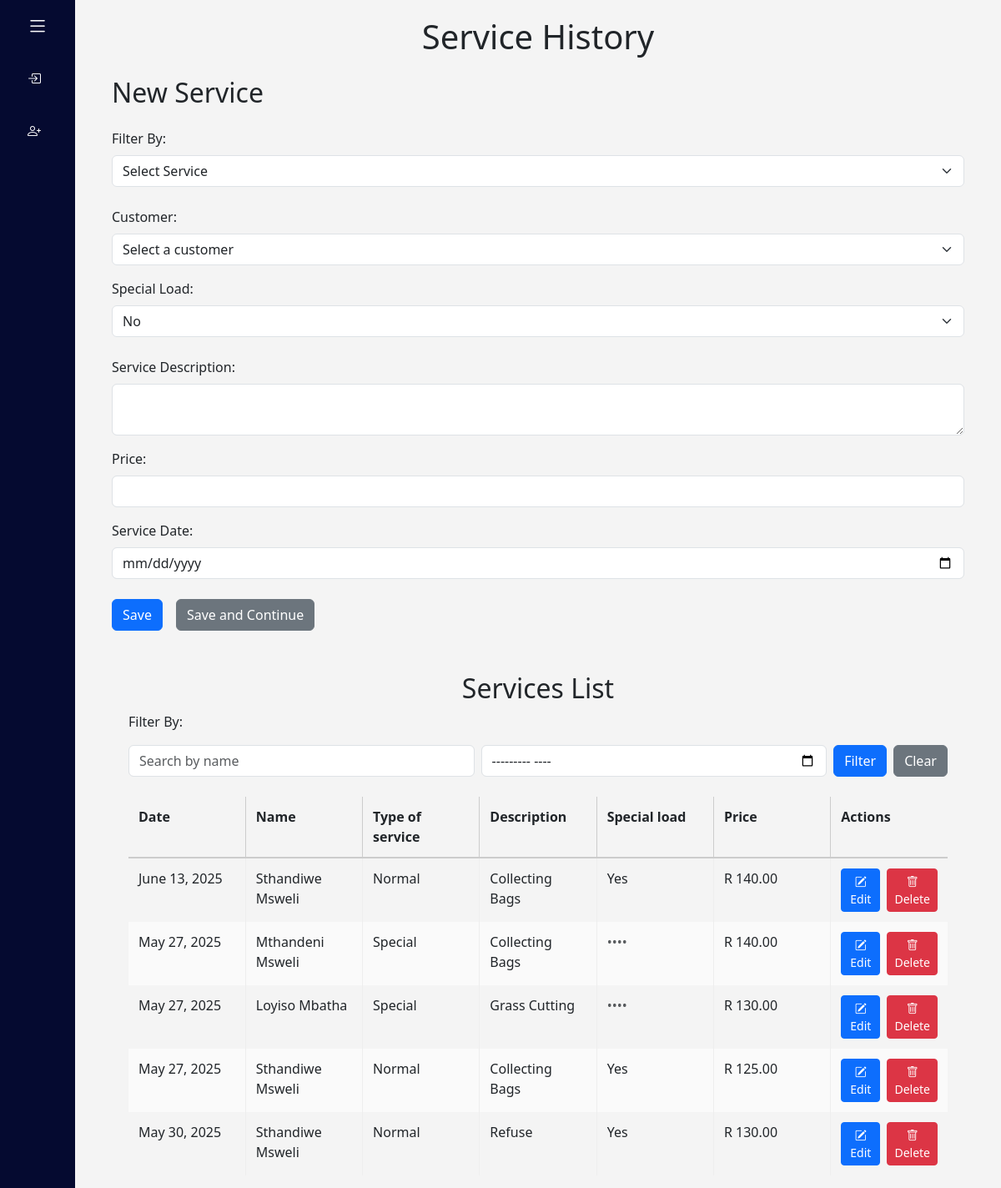
Page /service_list_fiilter on the committed database.
### bookkeeping/models.py (models this page shows, shortened)
class ServiceRecord(models.Model):
    SERVICE_TYPE_CHOICES = [
        ('normal', 'Normal Service'),
        ('special', 'Special Once-Off Service'),
    ]
    service_type = models.CharField(max_length=10, choices=SERVICE_TYPE_CHOICES, default='normal')
    customer = models.ForeignKey(Customer, on_delete=models.SET_NULL, null=True, blank=True)
    customer_name_backup = models.CharField(max_length=255, blank=True)  # 🆕 This stores the name
    special_load = models.CharField(max_length=255, blank=True)  # Optional
    client_name = models.CharField(max_length=255, blank=True)
    client_phone = models.CharField(max_length=20, blank=True)
    service_description = models.TextField()
    price = models.DecimalField(max_digits=10, decimal_places=2)
    service_date = models.DateField(auto_now_add=True)
    invoice = models.ForeignKey(Invoice, null=True, blank=True, on_delete=models.SET_NULL, related_name="services")

### bookkeeping/views.py (the view, shortened to what this page needs)
# urls.py: path("service_list_fiilter",views.service_list_filter, name="service_list_filter"),
def service_list_filter(request):
    services = ServiceRecord.objects.all()
    name_query = request.GET.get("name", "").strip()
    month_query = request.GET.get("month", "").strip()
    if name_query:
        services = services.filter(
            Q(customer_name_backup__icontains=name_query) |
            Q(client_name__icontains=name_query)
        )
    return render(request, "bookkeeping/service_history.html", {
        "services": services,
    })

### bookkeeping/templates/bookkeeping/service_history.html (shortened to what this page needs)
{% extends "bookkeeping/layout.html" %}
{% block body %}
<div class="container service_history">
  <h1 class="mb-4">Service History</h1>
  <h2 class="mb-4">New Service</h2>
  <form id="serviceForm" action="" method="post">
    <div class="mb-4">
      <label for="serviceTypeSelect" class="form-label">Filter By:</label>
      <select id="serviceTypeSelect" name="service_type" class="form-select">
        <option value="" {% if not post %}selected{% endif %} disabled>Select Service</option>
      </select>
    </div>
    <div id="normalFields" class="form-section mb-4">
      <div class="mb-3">
        <label for="customer" class="form-label">Customer:</label>
        <select name="customer" id="customer" class="form-select">
          <option value="" selected disabled>Select a customer</option>
        </select>
      </div>
      <div class="mb-3">
        <label for="special_load" class="form-label">Special Load:</label>
        <select id="special_load" name="special_load" class="form-select">
          <option value="No" {% if post and post.special_load == "No" %}selected{% endif %}>No</option>
        </select>
      </div>
    </div>
    <div class="mb-3">
      <label for="description" class="form-label">Service Description:</label>
      <textarea name="description" autocomplete="off" id="description" class="form-control">{{ post.service_description }}</textarea>
    </div>
    <div class="mb-3">
      <label for="price" class="form-label">Price:</label>
      <input type="number" id="price" name="price" autocomplete="off" class="form-control" value="{{ post.price|default:'' }}">
    </div>
    <div class="mb-4">
      <label for="serviceDateInput" class="form-label">Service Date:</label>
      <input type="date" name="service_date" autocomplete="off" id="serviceDateInput" class="form-control" value="{{ post.service_date|default:'' }}">
    </div>
    <div class="d-flex gap-3">
      <button type="submit" name="action" value="{% if post %}update{% else %}save{% endif %}" class="btn btn-primary">
        {% if post %}Update{% else %}Save{% endif %}
      </button>
      {% if not post %}
      <button type="submit" name="action" value="save_continue" class="btn btn-secondary">
        Save and Continue
      </button>
      {% endif %}
    </div>
  </form>
<div class="service_list">
  <h2>Services List</h2>
  {% if services %}
      <p>Filter By:</p>
  <form method="get" action="{% url 'service_list_filter' %}#results" class="mb-4 d-flex gap-2">
  <input type="text" name="name" placeholder="Search by name" class="form-control" value="{{ request.GET.name }}">
  <input type="month" name="month" class="form-control" value="{{ request.GET.month }}">
  <button type="submit" class="btn btn-primary">Filter</button>
  <a href="{% url 'service_list_filter' %}#results" class="btn btn-secondary">Clear</a>
</form>
    <table class="bids-table">
      <thead>
        <tr>
          <th>Date</th>
          <th>Name</th>
          <th>Type of service</th>
          <th>Description</th>
          <th>Special load</th>
          <th>Price</th>
          <th>Actions</th>
        </tr>
      </thead>
      <tbody>
        {% for service in services %}
          <tr id="highlight-service-{{ service.id }}">
            <td>{{ service.service_date }}</td>
            <td>
              {% if service.service_type == "normal" %}
              {{ service.customer_name_backup|title  }}
              {% else %}
              {{service.client_name|title}}
              {% endif %}
            </td>
            <td>{{ service.service_type|title  }}</td>
            <td>{{ service.service_description|title  }}</td>
            <td>
             {% if service.special_load %}
             {{ service.special_load|title }}
             {% else %}
             <span class="text-muted">••••</span>
             {% endif %}
             </td>
            <td>R {{ service.price }}</td>
            <td>
                 <div class="d-flex gap-2">
                  <a href="{% url 'service_edit' service.id %}" class="btn btn-sm btn-primary">
                  <i class="bi bi-pencil-square"></i> Edit
                  </a>
                  <a href="{% url 'service_delete' service.id %}" class="btn btn-sm btn-danger">
                  <i class="bi bi-trash"></i> Delete
                  </a>
              </div>
            </td>
          </tr>
        {% endfor %}
      </tbody>
    </table>
  {% else %}
    <p>No Service Available</p>
  {% endif %}
</div>
</div>
{% endblock %}

### bookkeeping/static/bookkeeping/styles.css (style rules this page uses)
* { margin: 0; padding: 0; box-sizing: border-box; font-family: 'Segoe UI', Tahoma, Geneva, Verdana, sans-serif; }
body { display: flex; height: 100vh; overflow: hidden; }
.service_list { margin-top: 30px; padding: 20px; font-family: Arial, sans-serif; }
.service_list h2 { text-align: center; }
.bids-table { width: 100%; border-collapse: collapse; table-layout: fixed; }
.bids-table th, .bids-table td { padding: 12px; text-align: left; vertical-align: top; }
.bids-table thead tr { background-color: #f4f4f4; border-bottom: 2px solid #ccc; }
.bids-table tbody tr:nth-child(even) { background-color: #fafafa; }
.bids-table th { border-right: 1px solid #ccc; }
.bids-table td { border-right: 1px solid #eee; }
.bids-table th:last-child, .bids-table td:last-child { border-right: none; }
.service_history h1 { text-align: center; }

### rows in the picture
ServiceRecord: service_date "June 13, 2025", customer_name_backup "Sthandiwe Msweli", service_type "Normal", service_description "Collecting Bags", special_load "Yes", price "140.00"
ServiceRecord: service_date "May 27, 2025", client_name "Mthandeni Msweli", service_type "Special", service_description "Collecting Bags", price "140.00"
ServiceRecord: service_date "May 27, 2025", client_name "Loyiso Mbatha", service_type "Special", service_description "Grass Cutting", price "130.00"
ServiceRecord: service_date "May 27, 2025", customer_name_backup "Sthandiwe Msweli", service_type "Normal", service_description "Collecting Bags", special_load "Yes", price "125.00"
ServiceRecord: service_date "May 30, 2025", customer_name_backup "Sthandiwe Msweli", service_type "Normal", service_description "Refuse", special_load "Yes", price "130.00"
